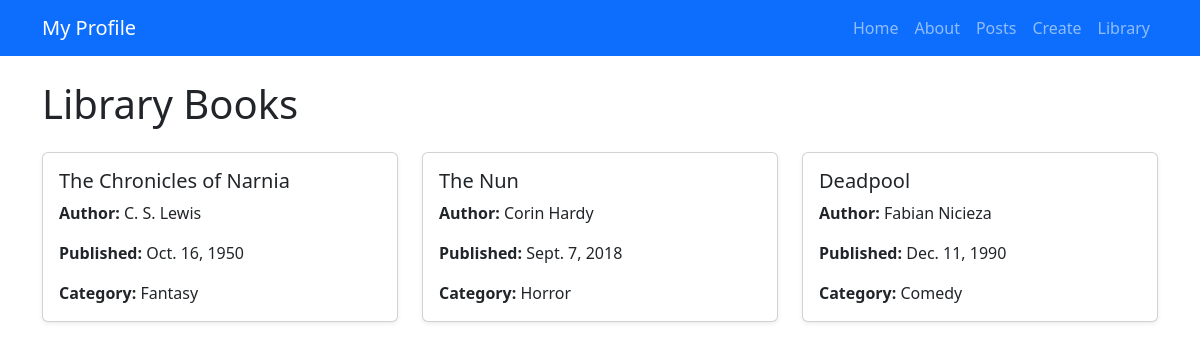
The page /library on the database its author committed.
### pages/models.py (models this page shows, shortened)
class Book(models.Model):
    title = models.CharField(max_length=200)
    author = models.ForeignKey(Author, on_delete=models.CASCADE)
    categories = models.ManyToManyField(Category)
    published = models.DateField()

class Author(models.Model):
    name = models.CharField(max_length=100)
    def __str__(self):
        return self.name

class Category(models.Model):
    name = models.CharField(max_length=100)

### pages/views.py (the view)
# urls.py: path('library', views.library_home, name='library_home'),
def library_home(request):
    books = Book.objects.all()
    categories = Category.objects.all()
    return render(request, 'library.html', {'books': books, 'categories': categories})

### pages/templates/library.html (shortened to what this page needs)
{% extends 'base.html' %}
{% block content %}
<h1 class="mb-4">Library Books</h1>
<div class="row">
    {% for book in books %}
        <div class="col-md-4 mb-4">
            <div class="card shadow-sm">
                <div class="card-body">
                    <h5 class="card-title">{{ book.title }}</h5>
                    <p class="card-text"><strong>Author:</strong> {{ book.author }}</p>
                    <p class="card-text"><strong>Published:</strong> {{ book.published }}</p>
                    <p class="card-text"><strong>Category:</strong>
                        {% for cat in book.categories.all %}
                          {{ cat.name }}{% if not forloop.last %}, {% endif %}
                        {% endfor %}
                    </p>
                </div>
            </div>
        </div>
    {% empty %}
        <p>No books available.</p>
    {% endfor %}
</div>
{% endblock %}

### rows shown on the page
Book: title "The Chronicles of Narnia", author "C. S. Lewis", published "Oct. 16, 1950"
Category: name "Fantasy"
Book: title "The Nun", author "Corin Hardy", published "Sept. 7, 2018"
Category: name "Horror"
Book: title "Deadpool", author "Fabian Nicieza", published "Dec. 11, 1990"
Category: name "Comedy"
